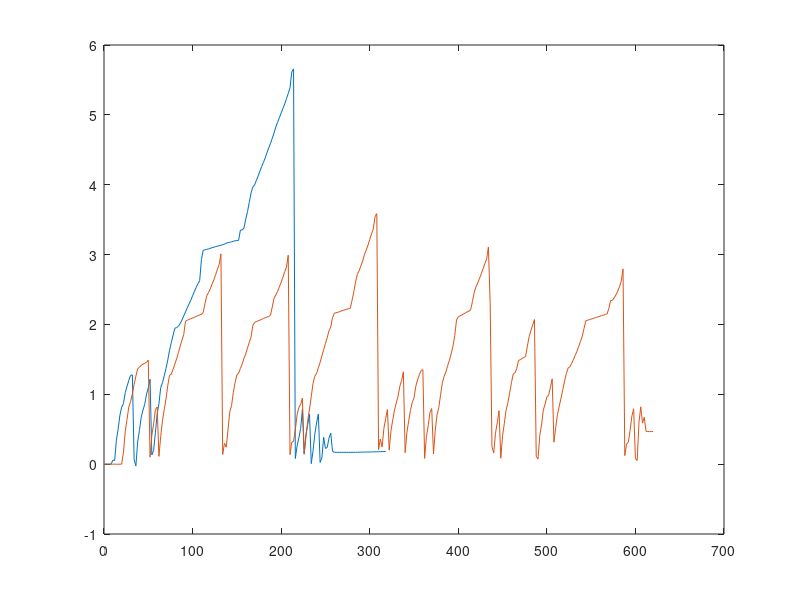

This chart was generated by the following MATLAB code:
RAM_old=1e-6*[3138716 
3138036 
3138308 
3138360 
3137864 
3195492 
3189984 
3482300 
3644788 
3843468 
3955984 
4006704 
4164288 
4252964 
4337196 
4409252 
4417556 
3205848 
3113552 
3456032 
3621008 
3809712 
3912268 
3996256 
4141272 
4229352 
4354056 
3270320 
3334936 
3586176 
3857072 
4001864 
4233592 
4304492 
4403132 
4507672 
4630964 
4768920 
4877892 
4987188 
5084352 
5093892 
5112304 
5150284 
5201744 
5261116 
5317000 
5376392 
5431900 
5486124 
5547924 
5609448 
5667692 
5718840 
5763660 
6068448 
6199424 
6207052 
6213828 
6219540 
6227856 
6236960 
6244760 
6251624 
6258760 
6266160 
6273316 
6280216 
6287736 
6301940 
6308416 
6315064 
6321068 
6329300 
6335820 
6339076 
6343856 
6490636 
6491108 
6516668 
6644492 
6752912 
6887468 
7018904 
7105748 
7133900 
7199124 
7262528 
7332096 
7398224 
7458880 
7522800 
7598320 
7666504 
7729908 
7802896 
7880344 
7965792 
8032312 
8098652 
8164468 
8230284 
8294040 
8369488 
8445648 
8525524 
8752644 
8796372 
3219120 
3397880 
3516960 
3649456 
3920356 
3281292 
3563644 
3703784 
3854220 
3145936 
3328340 
3566620 
3727928 
3856856 
3163864 
3229296 
3523524 
3363952 
3377188 
3511296 
3581768 
3324236 
3308992 
3308636 
3307388 
3308072 
3307836 
3307700 
3308188 
3307920 
3307680 
3307444 
3308116 
3308004 
3307700 
3308484 
3309348 
3310116 
3310884 
3311632 
3312476 
3311816 
3312912 
3313784 
3314528 
3315148 
3316180 
3316840 
3317704 
3318648 
3319504 
3320612 
3321404 
3322188 
3321872 
3322364 
3323436 
3323924 
3324804 
3325108 
3325848 
3326664 
3327432 
3328156 
3329040 
3329828 
3330556 
3331372 
3332180 
3332988 
3333668 
3333316 
3334276 
3335132 
3335820 
3336784 
3337276 
3338336 
3339316 
3339792 
3340752 
3340684 
3341380 
3341232 
3340076 
3340740 
3340620 
3338392 
3338996 
3338732 
3338564 
3338116 
3339148 
3338996 
3338348 
3339388 
3339232 
3339016 
3339736 
3339520 
3339220 
3338992 
3338808 
3338692 
3339368 
3339276 
3339028 
3339872 
3339692 
3339516 
3340164 
3340044 
3339892 
3339676 
3339568 
3339288 
3339176 
3339688 
3339528 
3339332 
3340144 
3339936 
3339816 
3340580 
3340400 
3340216 
3340880 
3340784 
3340692 
3341456 
3340136 
3340164 
3339924 
3343728 
3343616 
3343392 
3344096 
3343996 
3345444 
3346700 
3346456 ];
RAM_old=RAM_old-RAM_old(1);
RAM_new=[3387732 
3388316 
3387472 
3388484 
3387088 
3387172 
3387740 
3386612 
3386288 
3387056 
3388372 
3561928 
3860304 
4030276 
4205960 
4281580 
4392980 
4530408 
4647312 
4753620 
4773020 
4803592 
4818032 
4832020 
4846996 
4876888 
3487844 
3802528 
3961840 
4169440 
4206280 
3499124 
3779536 
4007148 
4167696 
4320640 
4515040 
4660912 
4675900 
4746972 
4820640 
4895432 
4985092 
5076052 
5163500 
5240248 
5434188 
5448232 
5458824 
5469084 
5479568 
5490612 
5502832 
5512688 
5524888 
5531168 
5559568 
5685160 
5799988 
5842636 
5896900 
5964036 
6025728 
6098552 
6177228 
6244976 
6397800 
3525928 
3687412 
3629876 
3879132 
4133828 
4223444 
4416796 
4556504 
4665592 
4689100 
4757464 
4820244 
4901180 
4964080 
5051944 
5129792 
5206372 
5370880 
5417244 
5428048 
5439000 
5449524 
5460120 
5473268 
5482896 
5494236 
5500256 
5522648 
5639040 
5766480 
5808468 
5860160 
5926568 
5989516 
6061308 
6143336 
6209492 
6378428 
3523884 
3702868 
3711896 
3878464 
4095284 
4199948 
4241452 
4333796 
3544644 
3780320 
4008204 
4177112 
4354140 
4545268 
4646076 
4687152 
4767440 
4843896 
4939284 
5025784 
5114356 
5199208 
5294980 
5350944 
5484304 
5547612 
5554536 
5560676 
5571668 
5580052 
5590064 
5597548 
5602608 
5611140 
5618324 
5728480 
5851128 
5995272 
6103340 
6155380 
6223748 
6293520 
6383524 
6451948 
6521016 
6604796 
6683048 
6751688 
6930460 
6972868 
3595812 
3747116 
3632512 
3900548 
4038176 
4171256 
3587228 
3865312 
4021008 
4162404 
4264044 
4361320 
4502688 
4585744 
4710392 
3552612 
3843800 
4006556 
4156036 
4269616 
4337076 
4499876 
4593388 
4666684 
4728220 
4740116 
3469612 
3781084 
3935504 
4128384 
4182576 
3532812 
3872652 
4094188 
4198080 
4380632 
4551256 
4644888 
4708132 
4797780 
4875820 
4968832 
5074436 
5226260 
5450508 
5496620 
5510284 
5524704 
5538412 
5552516 
5567152 
5576876 
5602340 
5714160 
5849276 
5927468 
5983976 
6048660 
6113384 
6187192 
6260032 
6324260 
6495888 
5683388 
3640120 
3546720 
3831328 
3979952 
4152772 
3471976 
3794984 
3971944 
4165332 
4266216 
4410832 
4553604 
4676592 
4694624 
4758228 
4870456 
4883664 
4899148 
4915660 
4930508 
5077232 
5212856 
5303584 
5379192 
5457824 
3498988 
3460556 
3795992 
3949484 
4161236 
4247076 
4349288 
4375660 
4488844 
4609364 
3702044 
3913504 
4101332 
4219532 
4332176 
4456548 
4578980 
4683936 
4763512 
4781432 
4829904 
4885408 
4944712 
5003712 
5075364 
5145120 
5221204 
5331680 
5439336 
5448000 
5456084 
5464264 
5471980 
5481576 
5489876 
5496436 
5506820 
5514700 
5521548 
5531112 
5538356 
5616840 
5731060 
5732220 
5769132 
5810756 
5864632 
5925968 
6008832 
6182360 
3509732 
3674124 
3704072 
3870956 
4076428 
4179784 
3466116 
3441036 
3988572 
4208044 
3974264 
4058516 
3855916 
3855952 
3853668 
3854104 
3855208 ]*1e-6;
RAM_new=RAM_new-RAM_new(1);
close all
t_old=0:2:length(RAM_old)*2-1;
t_new=0:2:length(RAM_new)*2-1;
plot(t_old(1:160), RAM_old(1:160))
hold on
plot(t_new, RAM_new)

